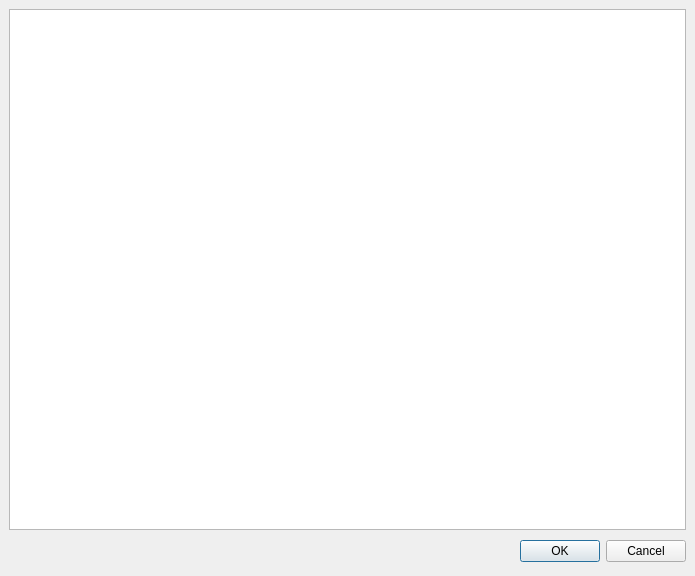
<?xml version="1.0" encoding="UTF-8"?>
<ui version="4.0">
 <class>p_settings_form</class>
 <widget class="QDialog" name="p_settings_form">
  <property name="geometry">
   <rect>
    <x>0</x>
    <y>0</y>
    <width>695</width>
    <height>576</height>
   </rect>
  </property>
  <property name="sizePolicy">
   <sizepolicy hsizetype="Preferred" vsizetype="MinimumExpanding">
    <horstretch>0</horstretch>
    <verstretch>0</verstretch>
   </sizepolicy>
  </property>
  <property name="windowTitle">
   <string>Save settings</string>
  </property>
  <layout class="QGridLayout">
   <property name="leftMargin">
    <number>9</number>
   </property>
   <property name="topMargin">
    <number>9</number>
   </property>
   <property name="rightMargin">
    <number>9</number>
   </property>
   <property name="bottomMargin">
    <number>9</number>
   </property>
   <property name="spacing">
    <number>6</number>
   </property>
   <item row="0" column="0">
    <layout class="QVBoxLayout">
     <property name="spacing">
      <number>6</number>
     </property>
     <property name="leftMargin">
      <number>0</number>
     </property>
     <property name="topMargin">
      <number>0</number>
     </property>
     <property name="rightMargin">
      <number>0</number>
     </property>
     <property name="bottomMargin">
      <number>0</number>
     </property>
     <item>
      <widget class="QTreeView" name="tvSettings"/>
     </item>
     <item>
      <layout class="QHBoxLayout">
       <property name="spacing">
        <number>6</number>
       </property>
       <property name="leftMargin">
        <number>0</number>
       </property>
       <property name="topMargin">
        <number>0</number>
       </property>
       <property name="rightMargin">
        <number>0</number>
       </property>
       <property name="bottomMargin">
        <number>0</number>
       </property>
       <item>
        <spacer>
         <property name="orientation">
          <enum>Qt::Horizontal</enum>
         </property>
         <property name="sizeHint" stdset="0">
          <size>
           <width>131</width>
           <height>31</height>
          </size>
         </property>
        </spacer>
       </item>
       <item>
        <widget class="QPushButton" name="okButton">
         <property name="text">
          <string>OK</string>
         </property>
        </widget>
       </item>
       <item>
        <widget class="QPushButton" name="cancelButton">
         <property name="text">
          <string>Cancel</string>
         </property>
        </widget>
       </item>
      </layout>
     </item>
    </layout>
   </item>
  </layout>
 </widget>
 <resources/>
 <connections>
  <connection>
   <sender>cancelButton</sender>
   <signal>clicked()</signal>
   <receiver>p_settings_form</receiver>
   <slot>reject()</slot>
   <hints>
    <hint type="sourcelabel">
     <x>369</x>
     <y>253</y>
    </hint>
    <hint type="destinationlabel">
     <x>179</x>
     <y>282</y>
    </hint>
   </hints>
  </connection>
 </connections>
</ui>
